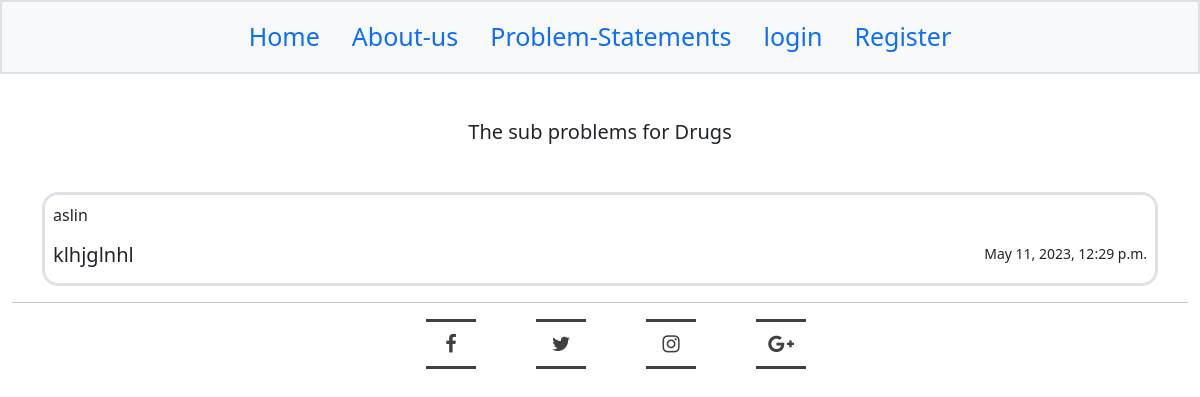
Before: /problem_statements/2/view-problems/ with the older database file.
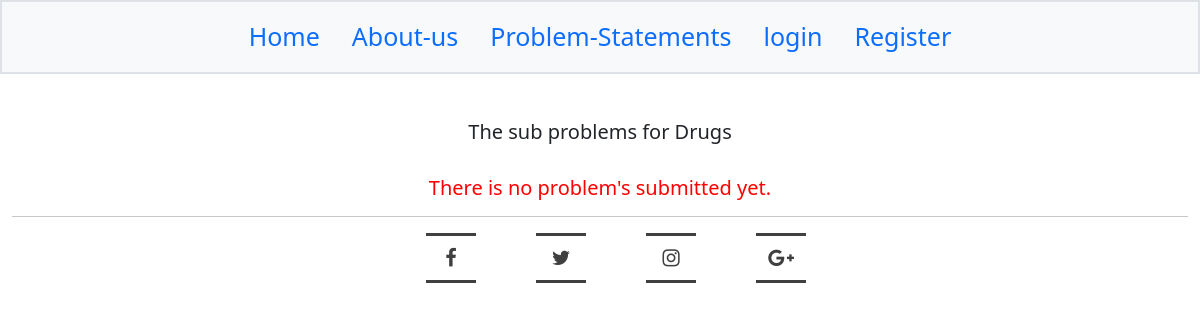
After: the same page with the newer database file.
### nation_book/models.py (models this page shows, shortened)
class SmallProblems(models.Model):
    body=models.TextField(default='')
    time=models.DateTimeField(auto_now_add=True)
    post=models.ForeignKey(ProblemStatement,on_delete=models.CASCADE)
    author=models.CharField(max_length=200)
    class Meta:
        ordering = ['-time']

### nation_book/views.py (the view)
# urls.py: path('problem_statements/<int:pk>/view-problems/',views.view_problems,name='view_problems'),
def view_problems(request,pk):
    comments=SmallProblems.objects.filter(post=pk)
    problem=ProblemStatement.objects.get(pk=pk)
    return render(request,'sub-problems.html',{'comments':comments,'problem':problem})

### nation_book/models.py (called while the page is built)
    def __str__(self):
        return self.problem_name

### nation_book/templates/sub-problems.html
{% extends 'base.html' %}
{% load static %}
{% block content %}
<br><br><br>
<div class="mt-5">
  <center><h5>The sub problems for  {{problem}}</h5></center><br>
  {% if comments|length == 0 %}
  <center><h5 style="color:red">There is no problem's submitted yet.</h5></center>
  {% else %}
  {% for comment in comments %}
  <div class="container mt-3">
    <div class="container p-2 border border-3 rounded-4">
      <p class="">{{comment.author}}</p>
      <small class="float-end">{{comment.time}}</small>
      <h5>{{comment.body}}</h5>
    </div>
  </div>
</div>
  {% endfor %}
{%endif%}
{% endblock %}

Changed rows visible on the page:
removed SmallProblems: author "aslin", time "May 11, 2023, 12:29 p.m.", body "klhjglnhl"
Other visible differences:
text now shown: "There is no problem's submitted yet."
